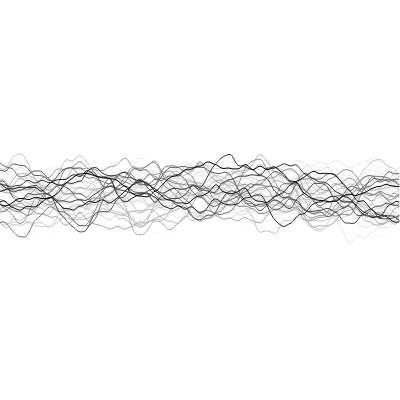
Frame 1 (no input)
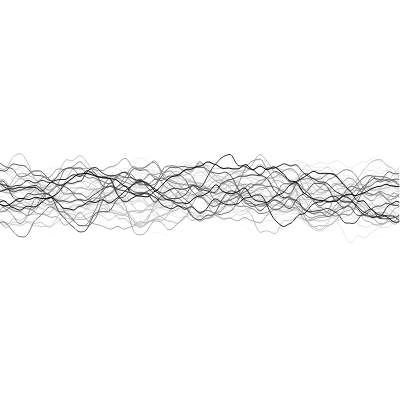
Frame 2 (the mouse pressed at the canvas centre, redrawn once)

The p5.js sketch that drew these frames (run headless with seeded random() and noise() and a simulated clock; the mouse was pressed at the canvas centre and the sketch redrawn once):

// p5.js sketch
// ── sketch.js
const size = 400;
const steps = 50;
const yscale = 110;
const xscale = 60;
const offset = 40;

function setup() {
    createCanvas(size, size);
    noFill();
}

function drawLine() {
    beginShape();
    for (let x = 0; x < size + offset; x++) {
        let noiseval = map(noise(x / xscale), 0, 1, -0.5, 0.5);
        vertex(x, noiseval * yscale + size / 2);
    }
    endShape();
}

function draw() {
    noLoop();
    translate(-offset, 0);
    for (let y = 1; y < steps; y++) {
        background('rgba(255, 255, 255, 0.075)');
        noiseSeed(y);
        drawLine(y);
    }
}
